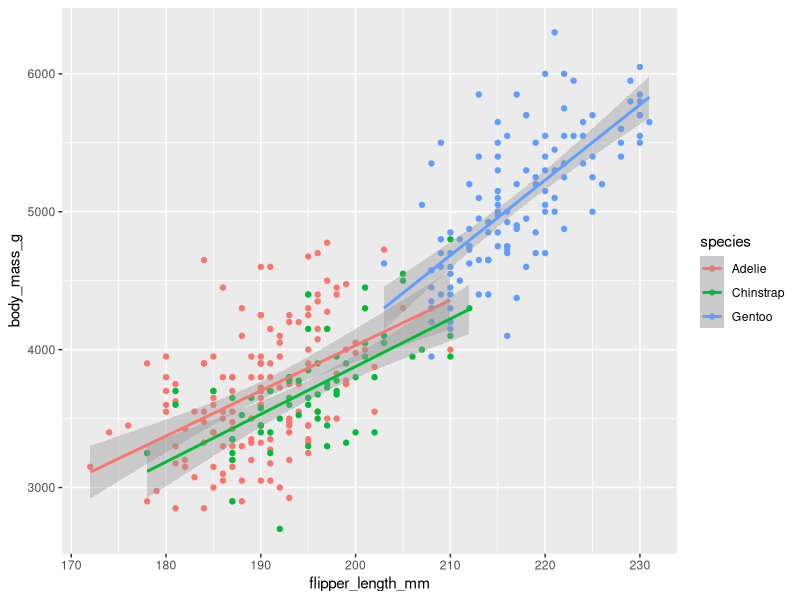
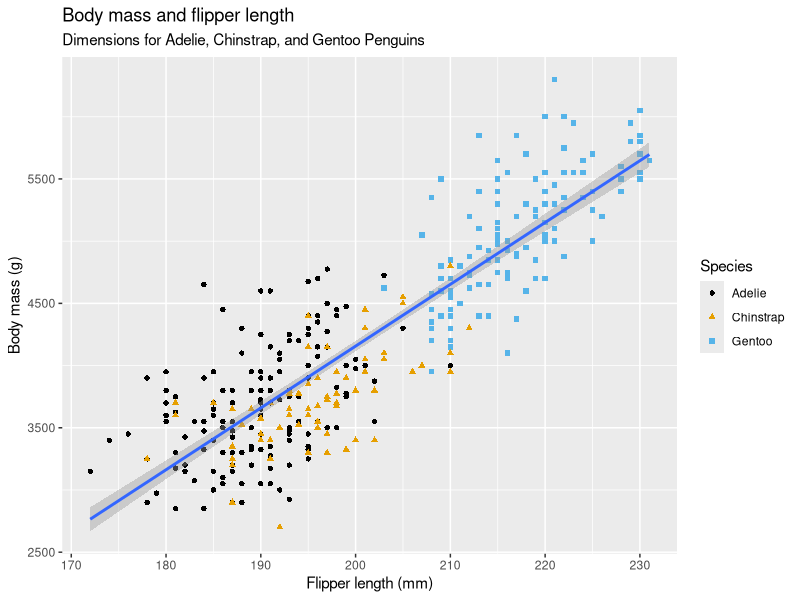
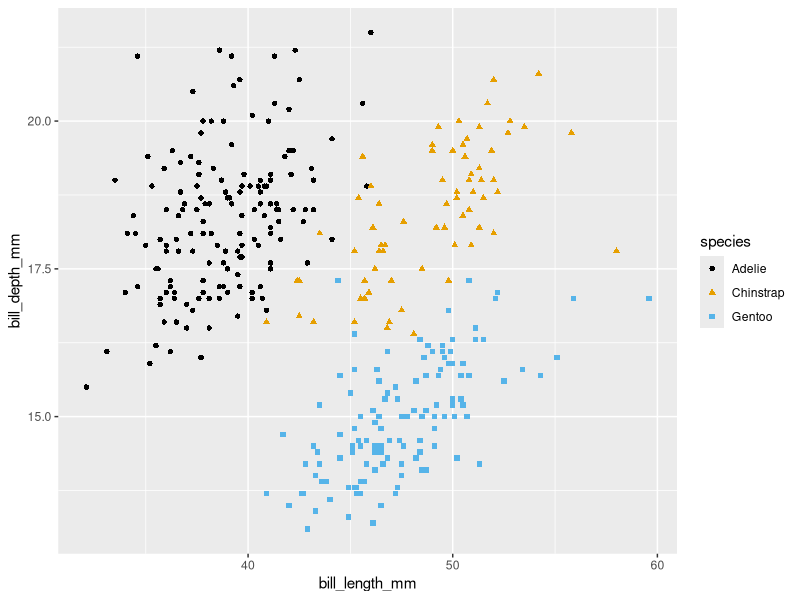
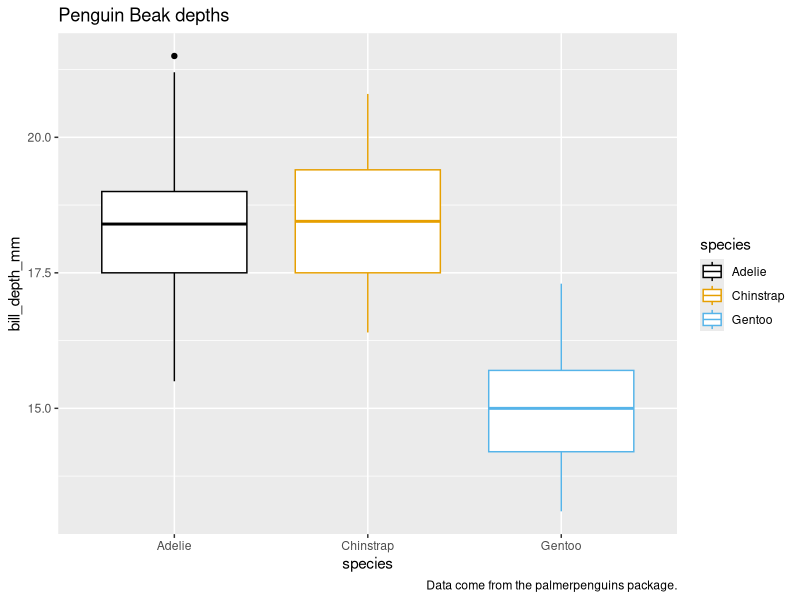
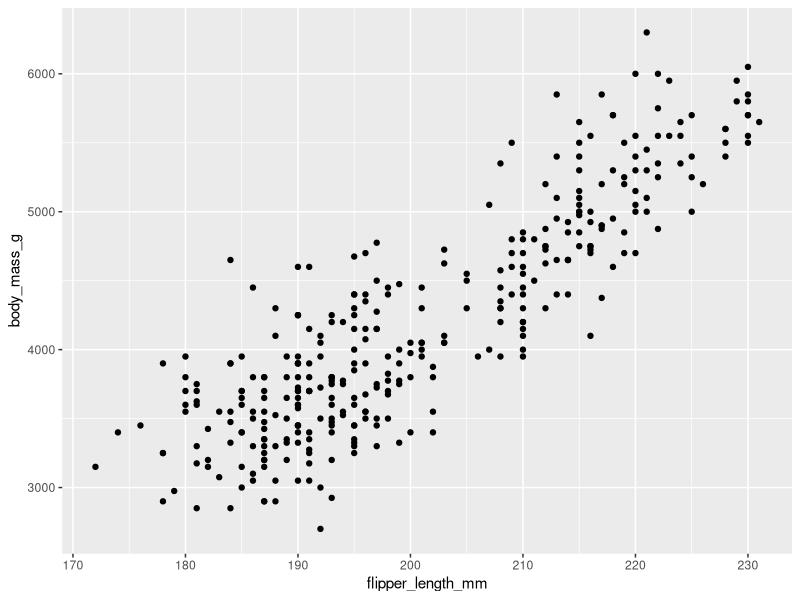
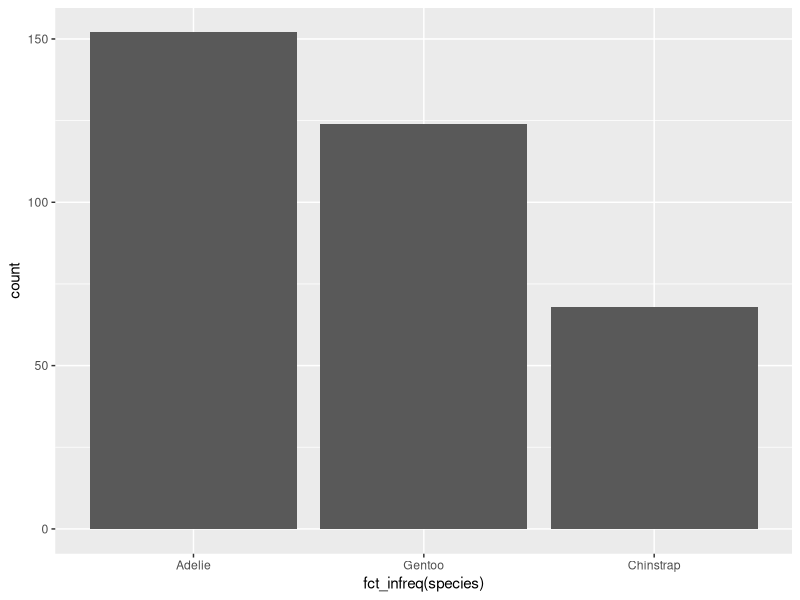
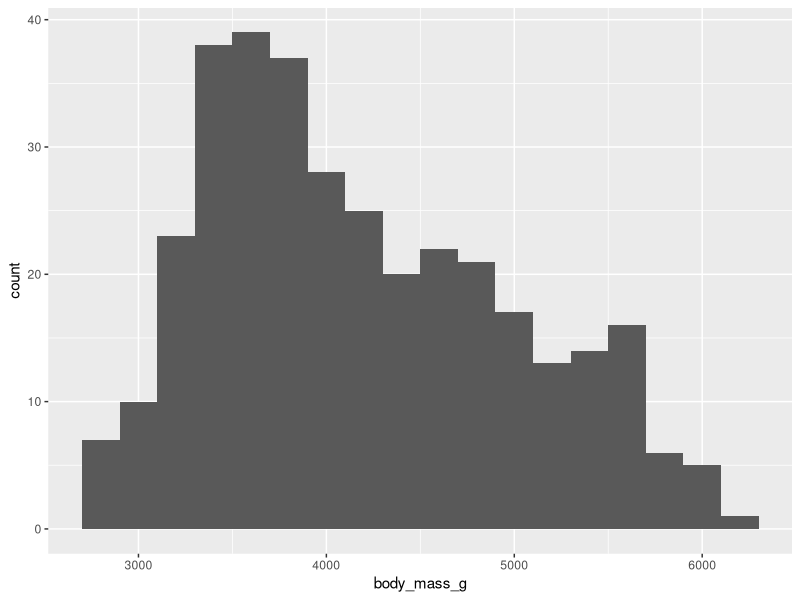
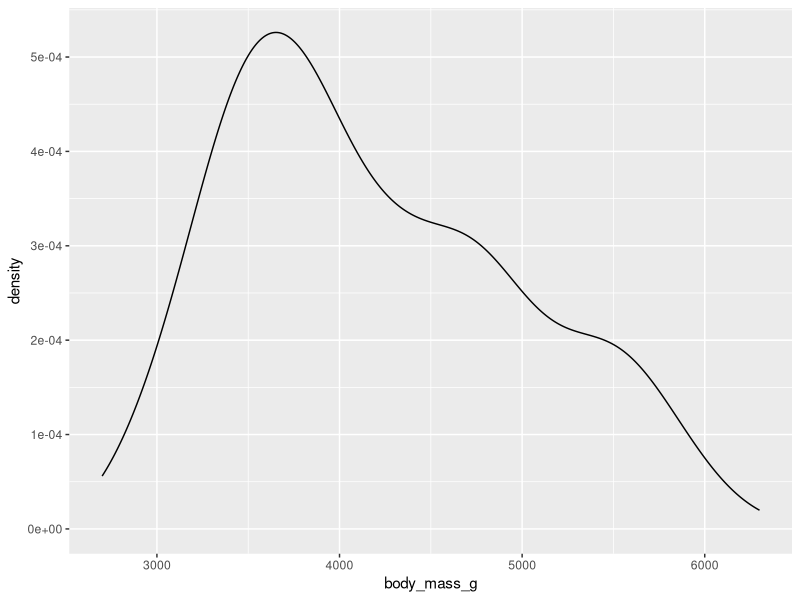

Generate these figures, in order, with R:
#     GGPLOT
library(tidyverse)
library(palmerpenguins)
library(ggthemes)
penguins
glimpse(penguins)
view(penguins)
?penguins

ggplot(  # version 1 har color = species globalt
  data = penguins,
  mapping = aes(x = flipper_length_mm, y = body_mass_g, color = species)
) +
  geom_point() +   # skapar punkt scatterplot
  geom_smooth(method = "lm")  # skapar en smooth linje med metoden linear model


ggplot(    # version 2 har color = species lokalt i scatterpointen
  data = penguins,
  mapping = aes(x = flipper_length_mm, y = body_mass_g)
) +
  geom_point(mapping = aes(color = species, shape = species)) +   #sätter olika former för varje species punkt
  geom_smooth(method = "lm") +
  labs(                                           
    title = "Body mass and flipper length",
    subtitle = "Dimensions for Adelie, Chinstrap, and Gentoo Penguins",
    x = "Flipper length (mm)", y = "Body mass (g)",
    color = "Species", shape = "Species"
  ) +
  scale_color_colorblind()

# Make a scatterplot of bill_depth_mm vs. bill_length_mm. That is, make a scatterplot with bill_depth_mm on the y-axis and bill_length_mm on the x-axis. Describe the relationship between these two variables.

ggplot(
  data = penguins,
  mapping = aes(x =bill_length_mm, y = bill_depth_mm)
) +
  geom_point(mapping = aes(color = species, shape = species, na.rm = TRUE)) +
  scale_color_colorblind()

# What happens if you make a scatterplot of species vs. bill_depth_mm? What might be a better choice of geom? svar boxplot
ggplot(
  data = penguins,
  mapping = aes(x =species, y = bill_depth_mm)
) +
  geom_boxplot(mapping = aes(color = species)) +
  labs(
    caption = "Data come from the palmerpenguins package.",
    title = "Penguin Beak depths"
  ) +
  scale_color_colorblind() 

#bättre syntax för plotting med pipes och data först, sedan mapping via aes
penguins |> 
  ggplot(aes(x = flipper_length_mm, y = body_mass_g)) + 
  geom_point()

ggplot(penguins, aes(x = fct_infreq(species))) +    # bar chart om du bara har t.ex. species. fct_infreq sorterar fallande
  geom_bar()

ggplot(penguins, aes(x = body_mass_g)) +     # histogram
  geom_histogram(binwidth = 200)

ggplot(penguins, aes(x = body_mass_g)) +    # density plot fungerar som ett histogram fast linje
  geom_density()


#Make a bar plot of species of penguins, where you assign species to the y aesthetic. How is this plot different? sideways
penguins |> 
  ggplot(aes(y = species)) +
  geom_bar()

# Make a histogram of the carat variable in the diamonds dataset that is available when you load the tidyverse package. 
# Experiment with different binwidths. What binwidth reveals the most interesting patterns?
?diamonds
view(diamonds)
diamonds |> 
  ggplot(aes(x = carat)) +
  geom_histogram(binwidth = 0.3)

penguins |>    # fylld density plot, alpha sätter genomskinligheten
  ggplot(aes(x = body_mass_g, color = species, fill = species)) +
  geom_density(alpha = 0.5)

ggplot(penguins, aes(x = island, fill = species)) +   # visar antalet species på varje ö som fill
  geom_bar()   #lägg till detta: (position = "fill") för att få barsen alla till 100 och visa % istället,  använd labs(y = "proportion") för att döpa om y-axeln

ggplot(penguins, aes(x = flipper_length_mm, y = body_mass_g)) +  # facet_wrap skapar en subplot för varje ö (kategori)
  geom_point(aes(color = species, shape = species)) +
  facet_wrap(~island)

# Make a scatterplot of bill_depth_mm vs. bill_length_mm and color the points by species. 
# What does adding coloring by species reveal about the relationship between these two variables? What about faceting by species?

penguins |> 
  ggplot(aes(x = bill_depth_mm, y = bill_length_mm, color = species)) +
  geom_point() +
  facet_wrap(~species)

ggplot(
  data = penguins,
  mapping = aes(
    x = bill_length_mm, y = bill_depth_mm, 
    color = species, shape = species
  )
) +
  geom_point()
ggsave(filename = "penguin-plot.png")

?ggsave
